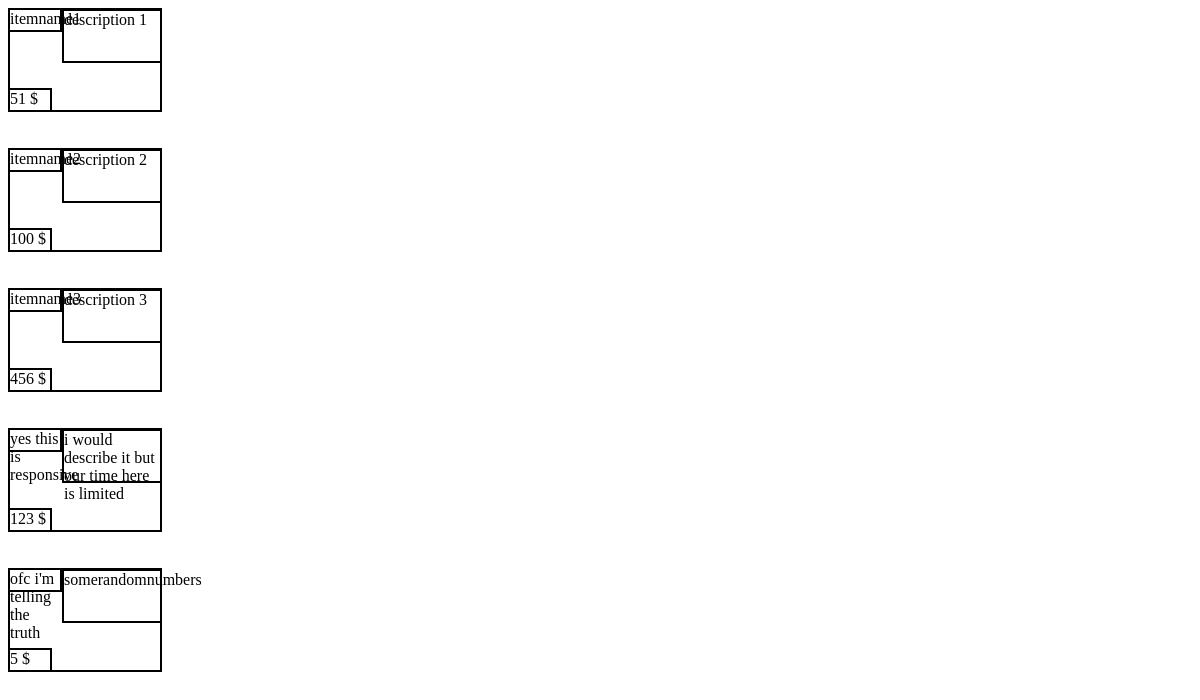
The page /items.php on the database its author committed.
### tables this page shows
CREATE TABLE `items` (
  `id` int(11) NOT NULL,
  `name` varchar(100) NOT NULL,
  `description` varchar(100) NOT NULL,
  `photo` varchar(225) NOT NULL,
  `user` varchar(100) NOT NULL,
  `furniture` tinyint(4) DEFAULT NULL,
  `sports` tinyint(4) DEFAULT NULL,
  `kitchen` tinyint(4) DEFAULT NULL,
  `clothes` tinyint(4) DEFAULT NULL,
  `electronics` tinyint(4) DEFAULT NULL,
  `home` tinyint(4) DEFAULT NULL,
  `books` tinyint(4) DEFAULT NULL,
  `tools` tinyint(4) DEFAULT NULL,
  `other` tinyint(4) DEFAULT NULL,
  `price` double DEFAULT NULL,
  `pricer` varchar(45) NOT NULL,
  `location` varchar(45) DEFAULT NULL
);

### items.php (the view, shortened to what this page needs)
<?php
	$mysqli = mysqli_connect('localhost','root','','tradent');
?>
<!doctype html>
<html>
<head>
<link rel="stylesheet" href="style.css" type="text/css">
</head>
<body>
<div class="body-content">
  <div class="module">
    <?php
	  $global = mysqli_query($mysqli,"SELECT * FROM items ");
	  foreach($global as $row)
	  {
		  echo "<div style='border: 2px; border-style: solid; width: 150px; height: 100px;'></br>";
		  echo "<div style='border: 2px; border-style: solid; width: 50px; height: 20px; margin-top: -20px; margin-left: -2px;'>".$row['name']."</div>";
		  echo "<div style='border: 2px; border-style: solid; width: 96px; height: 50px; margin-top: -23px; margin-left: 52px;'>".$row['description']."</div>";
		  echo "<div style='border: 2px; border-style: solid; width: 40px; height: 20px; margin-top: 25px; margin-left: -2px;'>".$row['price']." $</div>";
		  echo "</div></br></br>";
	  }
	?>
  </div>
</div>
</body>
</html>

### rows shown on the page
items: name "itemname1", description "description 1", price "51"
items: name "itemname2", description "description 2", price "100"
items: name "itemname3", description "description 3", price "456"
items: name "yes this is responsive", description "i would describe it but our time here is limited", price "123"
items: name "ofc i'm telling the truth", description "somerandomnumbers", price "5"
